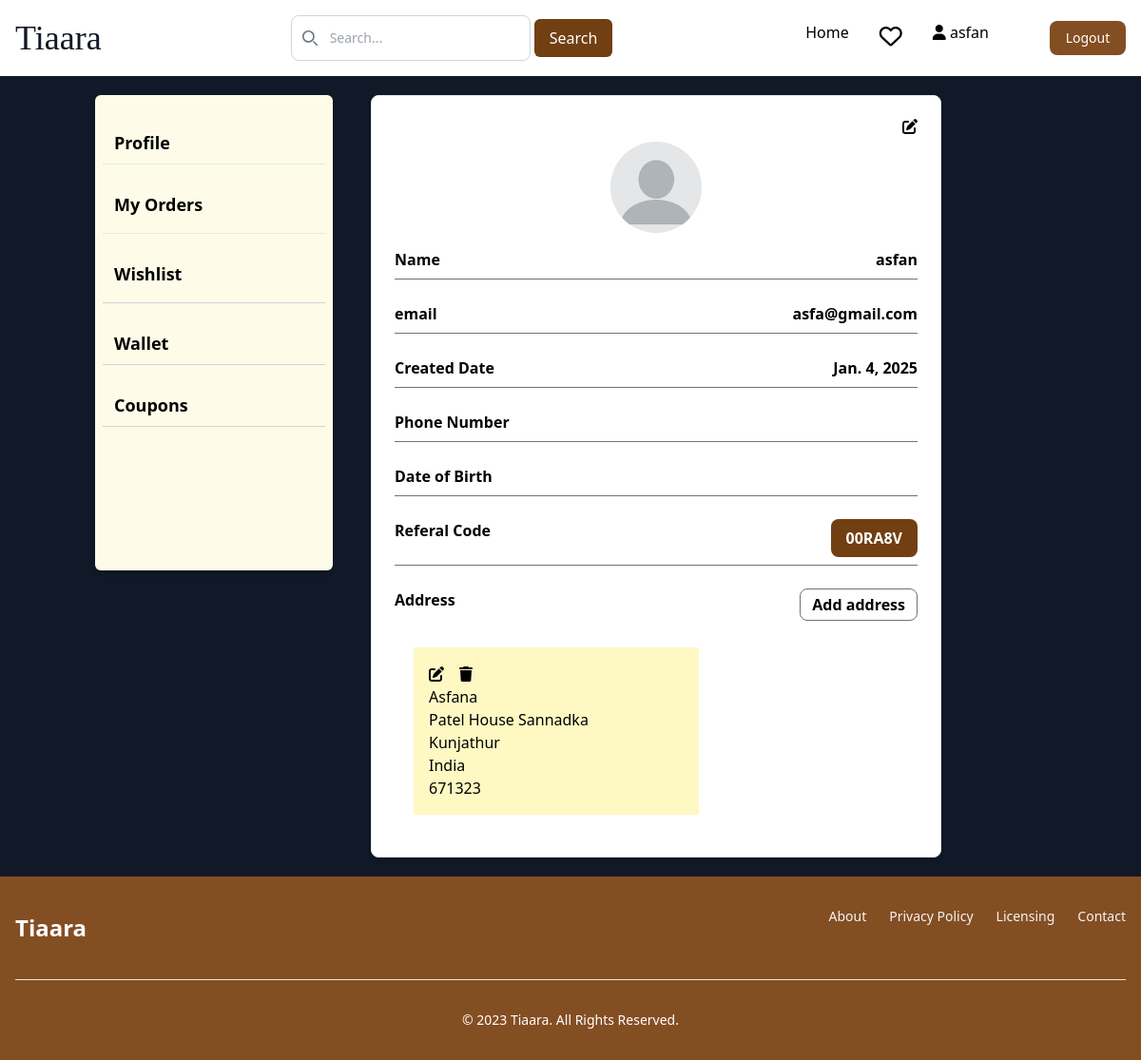
Page /userdetails/ (signed in) on the committed database.
### authentication/models.py (models this page shows, shortened)
class Custom_user(AbstractBaseUser, PermissionsMixin):
    email = models.EmailField(unique=True)
    password = models.CharField(max_length=50)
    otp = models.IntegerField(default=0000)
    otp_created_at = models.DateTimeField(auto_now=True)
    otp_expiry = models.DurationField(default=timezone.timedelta(minutes=1))
    is_active = models.BooleanField(default=True)
    is_verified = models.BooleanField(default=False)
    created_date = models.DateField(auto_now_add=True)
    name = models.CharField(max_length=50)
    date_of_birth = models.CharField(max_length=50)
    phone_Number = models.CharField(max_length=10)
    address = models.TextField()
    gender = models.CharField(max_length=10)
    is_staff = models.BooleanField(default=False)
    pro_pic = models.ImageField(upload_to="User/image/User")
    referal_code = models.CharField(max_length=12, unique=True, blank=True, null=True)
    USERNAME_FIELD = 'email'
    objects = CustomUserManager()

### cart/models.py (models this page shows, shortened)
class Address(models.Model):
    user=models.ForeignKey(Custom_user, on_delete=models.CASCADE, related_name='addresses')
    full_name=models.CharField(max_length=50, null=True, blank=True)
    address=models.TextField(null=True, blank=True)
    city=models.CharField(max_length=50,null=True, blank=True)
    country=models.CharField(max_length=50, null=True, blank=True)
    pincode=models.IntegerField(null=True, blank=True)
    phone_No=models.IntegerField(null=True, blank=True)

### userdetails/views.py (the view)
# urls.py: path('',views.profile, name='profile'),
@login_required(login_url='login')
def profile(request):
    return render(request, 'user/profile_dtls.html')

### templates/user/profile_dtls.html (shortened to what this page needs)
{% extends 'base.html' %}
{% load static %}
{% block content %}
{% include 'profile.html'%}
<div class="bg-white p-6 rounded-lg border shadow-md w-1/2 m-5">
    <div class="mb-2 flex justify-end">
    <a href="{% url 'edit_profile' %}"><i class="fa fa-edit block text-black"></i></a>
    </div>
    <div class="mb-4 flex justify-center">
        {% if user.pro_pic %}
        <img src="{{ user.pro_pic.url }}" alt="Profile Picture" class="rounded-full w-24 h-24">
        {% else%}
        <img src="{% static 'images/download.png' %}" alt="Profile Picture" class="rounded-full w-24 h-24">
        {% endif %}
    </div>
    <div class="mb-2 flex justify-between">
        <h2 class="text-black font-semibold"> Name</h2>
        <h2 class="text-black font-semibold">{{user.name }} </h2>
    </div>
    <hr class="dark:black border-gray-500 p-3">
    <div class="mb-2 flex justify-between">
        <h2 class="text-black font-semibold"> email</h2>
        <h2 class="text-black font-semibold">{{user.email }} </h2>
    </div>
    <hr class="dark:black border-gray-500 p-3">
    <div class="mb-2 flex justify-between">
        <h2 class="text-black font-semibold"> Created Date</h2>
        <h2 class="text-black font-semibold">{{user.created_date }} </h2>
    </div>
    <hr class="dark:black border-gray-500 p-3">
    <div class="mb-2 flex justify-between">
        <h2 class="text-black font-semibold"> Phone Number</h2>
    </div>
  <hr class="dark:black border-gray-500 p-3">
    <div class="mb-2 flex justify-between">
        <h2 class="text-black font-semibold"> Date of Birth</h2>
    </div>
    <hr class="dark:black border-gray-500 p-3">
    <div class="mb-2 flex justify-between">
        <h2 class="text-black font-semibold"> Referal Code</h2>
        <div  class=" px-4 py-2 bg-yellow-900 text-white rounded-lg font-bold">{{user.referal_code }} </div>
    </div>
    <hr class="dark:black border-gray-500 p-3">
    <div class="mb-2 flex justify-between">
        <h2 class="text-black font-semibold"> Address</h2>
        <button class="text-black font-semibold  border border-gray-500 px-3 py-1 rounded-lg" id="addAddressBtn" data-modal-target="popup-modal" data-modal-toggle="popup-modal"
        class="block text-black font-semibold py-2" type="button">Add address</button>
        </div>
        {% if user.addresses %}
        <div class="flex space-x-4">
            {% for i in user.addresses.all %}
            <div class="bg-yellow-100 px-4 py-4 h-auto m-5" style="width:300px">
                <div class="flex items-center space-x-4 align-items: flex-end">
                    <a href="{% url 'get_address' i.id %}"><i class="fa fa-edit block text-black" type="button"></i></a>
                    <form method="post" action="{% url 'remove_address' i.id %}">
                        <button type="submit"><i class="fa fa-trash"></i></button>
                      </form>
                </div>
            <p>{{i.full_name }}</p>
            <p>{{i.address}}</p>
            <p>{{i.city}}</p>
            <p>{{i.country}}</p>
            <p>{{i.pincode}}</p>
        </div>
        {% endfor %}
    </div>
    {% endif %}
    </div>
</div>
{% endblock content %}

### templates/base.html (shortened to what this page needs)
{% load static %}
<!DOCTYPE html>
<head>
  <link rel="stylesheet" href="{% static 'css/styles.css' %}">
  <script src="https://cdn.tailwindcss.com"></script>
  <link href="https://cdnjs.cloudflare.com/ajax/libs/flowbite/2.2.0/flowbite.min.css" rel="stylesheet" />
  <link rel="stylesheet" href="https://cdnjs.cloudflare.com/ajax/libs/font-awesome/6.4.2/css/all.min.css">
 <link rel="stylesheet" href="https://cdnjs.cloudflare.com/ajax/libs/remixicon/3.5.0/remixicon.css"
 />
</head>
<body>
  <div style=" display: flex; flex-direction: column;">
</body>
<nav class=" bg-white ">
  <div class="max-w-screen-xl flex flex-wrap items-center justify-between mx-auto p-4">
    <a href="{% url 'home' %}" class="flex items-center space-x-3 rtl:space-x-reverse">
      <h1 class="font-serif self-center text-4xl text-gray-900 font-medium  ">Tiaara</h1>
    </a>
    <div class="relative hidden md:block">
      <div class="absolute inset-y-0 start-0 flex items-center ps-3 pointer-events-none">
      </div>
      <form method="POST" action="{% url 'search' %}">
        <div class="flex">
      <input type="text" id="search" name="search"
        class="block w-full p-2 ps-10 text-sm text-gray-900 border border-gray-300 rounded-lg bg-white  "
        placeholder="Search...">
        <button class="px-4 py-2 m-1 bg-yellow-900 text-white rounded-md" type="submit">Search</button>
        </form>
      </div>
    </div>
    <div class="hidden w-full md:block md:w-auto" id="navbar-solid-bg">
      <ul
        class="flex flex-col font-medium mt-4 rounded-lg bg-gray-50 md:space-x-8 rtl:space-x-reverse md:flex-row md:mt-0 md:border-0 md:bg-transparent dark:bg-gray-800 md:dark:bg-transparent dark:border-gray-700">
        <li>
          <a href="{% url 'home' %}"
            class="block py-2 px-3 md:p-0 text-black bg-black-700 rounded md:bg-transparent md:text-black-700 md:dark:text-black-500 dark:bg-brown-600 md:dark:bg-transparent text-brown"
            aria-current="page">Home</a>
        </li>
        {% if request.user.is_authenticated %}
        <li>
          <a href="{% url 'wishlist' %}">
            <i class="fa-regular fa-heart text-2xl relative">
            </i></a>
        </li>
      <li>
        <a href="{% url 'profile' %}"><i class="fa-solid fa-user fa-3xl"></i>
        <span>{{ request.user.name }}</span></a>
      </li>
        <li>
          <button type="button"
            class="text-white bg-[#844E23] w-20  focus:ring-4 focus:outline-none  font-medium rounded-lg text-sm px-4 py-2 text-center "><a
              href="{% url 'logout' %}" onclick="return confirm('Are you sure you want to Logout?')">Logout</a>
            </button>
        </li>
        {% endif %}
      </ul>
    </div>
</nav>
<div class=""  style="">
  {% block content %}
  {% endblock content %}
</div>
  <footer class="bg-[#844E23] ">
    <div class="w-full max-w-screen-xl mx-auto p-4 md:py-8">
      <div class="sm:flex sm:items-center sm:justify-between">
        <span class="self-center text-2xl font-semibold whitespace-nowrap text-white">Tiaara</span>
        <ul class="flex flex-wrap items-center mb-6 text-sm font-medium text-gray-100">
          <li>
            <a href="#" class="hover:underline me-4 md:me-6 ">About</a>
          </li>
          <li>
            <a href="#" class="hover:underline me-4 md:me-6 ">Privacy
              Policy</a>
          </li>
          <li>
            <a href="#" class="hover:underline me-4 md:me-6 ">Licensing</a>
          </li>
          <li>
            <a href="#" class="hover:underline ">Contact</a>
          </li>
        </ul>
      </div>
      <hr class="my-6 border-gray-200 sm:mx-auto dark:border-gray-700 lg:my-8" />
      <span class="block text-sm  sm:text-center text-white ">©
        2023 <a href="https://tiara.com/" class="hover:underline ">Tiaara</a>.
        All Rights Reserved.</span>
    </div>
  </footer>
</body>

### rows in the picture
Custom_user: user.name "asfan", name "asfan", email "asfa@gmail.com", created_date "Jan. 4, 2025", referal_code "00RA8V"
Address: full_name "Asfana", address "Patel House Sannadka", city "Kunjathur", country "India", pincode "671323"
